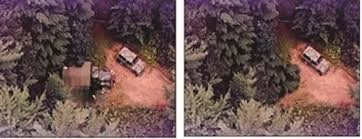
#> input picture img1.jpg, 362 x 139 px
$ python -i detector.py   (imports and definitions only)
#> lines starting #> are read from the running program, lines starting #| are printed output that depends on the picture

import cv2
import imutils
import numpy as np
import matplotlib.pyplot as plt
from scipy.cluster import hierarchy
from scipy.spatial.distance import pdist
from collections import Counter


def readImage(image_name):

    return cv2.imread(image_name)


def showImage(image):

    image = imutils.resize(image, width=600)
    cv2.imshow('image', image)
    cv2.waitKey(0)
    cv2.destroyAllWindows()


def featureExtraction(image):

    gray_img = cv2.cvtColor(image, cv2.COLOR_BGR2GRAY)
    sift = cv2.xfeatures2d.SIFT_create()
    kp, desc = sift.detectAndCompute(gray_img, None)
    return kp, desc


def featureMatching(keypoints, descriptors):

    #cv2.NORM_L2 is used since we are using the SIFT algorithm
    norm = cv2.NORM_L2
    #number of closest match we want to find for each descriptor
    k = 10

    #uses a brute force matcher(compare each descriptor of desc1, with each descriptor of desc2...)
    bf_matcher = cv2.BFMatcher(norm)
    #finds 10 closest matches for each desc in desc1 with desc in desc2
    matches = bf_matcher.knnMatch(descriptors, descriptors, k)

    #apply ratio test to get good matches (2nn test)
    ratio = 0.5
    good_matches_1 = []
    good_matches_2 = []

    for match in matches:
        k = 1   #ignore the first element in the matches array (distance to itself is always 0)

        while match[k].distance < ratio * match[k + 1].distance:  #d_i/d_(i+1) < T (ratio)
            k += 1

        for i in range(1, k):
            #just to ensure points are spatially separated
            if pdist(np.array([keypoints[match[i].queryIdx].pt, keypoints[match[i].trainIdx].pt]), "euclidean") > 10:
                good_matches_1.append(keypoints[match[i].queryIdx])
                good_matches_2.append(keypoints[match[i].trainIdx])

    points_1 = [match.pt for match in good_matches_1]
    points_2 = [match.pt for match in good_matches_2]

    if len(points_1) > 0:
        points = np.hstack((points_1, points_2))    #column bind
        unique_points = np.unique(points, axis=0)   #remove any duplicated points
        return np.float32(unique_points[:, 0:2]), np.float32(unique_points[:, 2:4])
    else:
        return None, None


def hierarchicalClustering(points_1, points_2, metric, threshold):

    points = np.vstack((points_1, points_2))        #vertically stack both sets of points (row bind)
    dist_matrix = pdist(points, metric='euclidean') #obtain condensed distance matrix (needed in linkage function)
    Z = hierarchy.linkage(dist_matrix, metric)

    #perform agglomerative hierarchical clustering
    cluster = hierarchy.fcluster(Z, t=threshold, criterion='inconsistent', depth=4)
    #filter outliers
    cluster, points = filterOutliers(cluster, points)

    n = int(np.shape(points)[0]/2)
    return cluster, points[:n], points[n:]


def filterOutliers(cluster, points):

    cluster_count = Counter(cluster)
    to_remove = []  # find clusters that does not have more than 3 points (remove them)
    for key in cluster_count:
        if cluster_count[key] <= 3:
            to_remove.append(key)

    indices = np.array([])   # find indices of points that corresponds to the cluster that needs to be removed

    for i in range(len(to_remove)):
        indices = np.concatenate([indices, np.where(cluster == to_remove[i])], axis=None)

    indices = indices.astype(int)
    indices = sorted(indices, reverse=True)

    for i in range(len(indices)):   # remove points that belong to each unwanted cluster
        points = np.delete(points, indices[i], axis=0)

    for i in range(len(to_remove)):  # remove unwanted clusters
        cluster = cluster[cluster != to_remove[i]]

    return cluster, points


def plotImage(img, p1, p2, C):

    plt.imshow(img)
    plt.axis('off')

    colors = C[:np.shape(p1)[0]]
    plt.scatter(p1[:, 0], p1[:, 1], c=colors, s=20)

    for coord1, coord2 in zip(p1, p2):
        x1 = coord1[0]
        y1 = coord1[1]

        x2 = coord2[0]
        y2 = coord2[1]

        plt.plot([x1, x2], [y1, y2], 'c', linestyle="-")

    plt.savefig("results.png", bbox_inches='tight', pad_inches=0)
    plt.clf()


def detectCopyMove(image):

    kp, desc = featureExtraction(image)
    p1, p2 = featureMatching(kp, desc)
    # showImage(image)x

    if p1 is None:
        # print("No tampering was found")
        return False

    clusters, p1, p2 = hierarchicalClustering(p1, p2, 'ward', 2.2)

    if len(clusters) == 0 or len(p1) == 0 or len(p2) == 0:
        # print("No tampering was found")
        return False

    image = cv2.cvtColor(image, cv2.COLOR_BGR2RGB)
    plotImage(image, p1, p2, clusters)
    return True

>>> import cv2
>>> picture = cv2.imread('img1.jpg')
#> picture is the input picture: shape (139, 362, 3); mean B, G, R 83.7, 84.3, 109.2
>>> result = detectCopyMove(picture)
#> in featureExtraction, `gray_img = cv2.cvtColor(image, cv2.COLOR_BGR2GRAY)`:
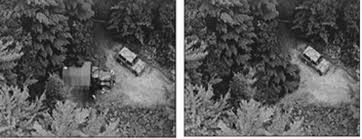
#> gray_img: shape (139, 362); min 5, max 255, mean 91.7
#> in featureExtraction, `kp, desc = sift.detectAndCompute(gray_img, None)`: kp = 878 keypoints; strongest (x, y, size): (65, 68, 1.8), (102, 83, 1.9), (185, 87, 1.8), (175, 136, 1.9)
#> in featureMatching, `matches = bf_matcher.knnMatch(descriptors, descriptors, k)`: matches = 878 matches
#> after the loop in featureMatching, `for match in matches:`: good_matches_1 = 170 keypoints; strongest (x, y, size): (11, 92, 3.1), (195, 92, 3.3), (131, 60, 2.5), (315, 60, 2.5); good_matches_2 has the same summary as good_matches_1
#> in featureMatching, `points_1 = [match.pt for match in good_matches_1]`: points_1 = 170 pairs, first value 10.88 to 355.9, second value 5.6 to 131
#> in featureMatching, `points_2 = [match.pt for match in good_matches_2]`: points_2 = 170 pairs, first value 10.88 to 355.9, second value 5.6 to 131.6
#> in featureMatching, `points = np.hstack((points_1, points_2))`: points = 170 rows, first 6: [10.88, 92.38, 195.5, 91.59], [15.09, 8.94, 200.1, 9.11], [15.93, 90.03, 200.7, 88.94], [18.81, 46.67, 203.5, 45.79], [19.1, 40.14, 203.7, 39.28], [19.42, 60.66, 204.1, 60.06]
#> in featureMatching, `unique_points = np.unique(points, axis=0)`: unique_points = 150 rows, first 6: [10.88, 92.38, 195.5, 91.59], [15.09, 8.94, 200.1, 9.11], [15.93, 90.03, 200.7, 88.94], [18.81, 46.67, 203.5, 45.79], [19.1, 40.14, 203.7, 39.28], [19.42, 60.66, 204.1, 60.06]
#> in detectCopyMove, `p1, p2 = featureMatching(kp, desc)`: p1 = 150 pairs, first value 10.88 to 355.9, second value 5.6 to 131; p2 = 150 pairs, first value 10.88 to 355.9, second value 5.6 to 131.6
#> in hierarchicalClustering, `points = np.vstack((points_1, points_2))`: points = 300 pairs, first value 10.88 to 355.9, second value 5.6 to 131.6
#> in hierarchicalClustering, `Z = hierarchy.linkage(dist_matrix, metric)`: Z = 299 rows, first 6: [0, 222, 0, 2], [1, 224, 0, 2], [2, 225, 0, 2], [3, 226, 0, 2], [4, 227, 0, 2], [5, 228, 0, 2]
#> in hierarchicalClustering, `cluster = hierarchy.fcluster(Z, t=threshold, criterion='inconsistent',..`: cluster = 300 values, max 43 at index 110, min 1 at index 51, mean 22.07
#> in filterOutliers, `cluster_count = Counter(cluster)`: cluster_count = 43 items
#> the loop in filterOutliers, `for key in cluster_count:` made 43 passes
#> key on passes 1 to 12: 16, 11, 9, 22, 18, 8, 17, 12, 10, 19, 20, 21
#> after the loop in filterOutliers, `for key in cluster_count:`: to_remove = [11, 40]
#> the loop in filterOutliers, `for i in range(len(to_remove)):` made 2 passes
#> indices on passes 1 to 2: [1, 224], [1, 224, 74, 151]
#> in filterOutliers, `indices = sorted(indices, reverse=True)`: indices = [224, 151, 74, 1]
#> the loop in filterOutliers, `for i in range(len(indices)):` made 4 passes
#> after the loop in filterOutliers, `for i in range(len(indices)):`: points = 296 pairs, first value 10.88 to 355.9, second value 5.6 to 131.6
#> the loop in filterOutliers, `for i in range(len(to_remove)):` made 2 passes
#> after the loop in filterOutliers, `for i in range(len(to_remove)):`: cluster = 296 values, max 43 at index 108, min 1 at index 50, mean 22.03
#> in detectCopyMove, `clusters, p1, p2 = hierarchicalClustering(p1, p2, 'ward', 2.2)`: clusters has the same summary as cluster in filterOutliers; p1 = 148 pairs, first value 10.88 to 355.9, second value 5.6 to 131; p2 = 148 pairs, first value 10.88 to 355.9, second value 5.6 to 131.6
#> in plotImage, `colors = C[:np.shape(p1)[0]]`: colors = 148 values, max 43 at index 108, min 1 at index 50, mean 22.21
#> the loop in plotImage, `for coord1, coord2 in zip(p1, p2):` made 148 passes
#> (x1, y1, x2, y2) on passes 1 to 12: (10.88, 92.38, 195.5, 91.59), (15.93, 90.03, 200.7, 88.94), (18.81, 46.67, 203.5, 45.79), (19.1, 40.14, 203.7, 39.28), (19.42, 60.66, 204.1, 60.06), (24.91, 123.7, 209.6, 122.4), (25.21, 48.51, 209.8, 47.67), (25.41, 93.59, 209.8, 92.81), (27.47, 94.17, 212, 93.64), (27.74, 39.32, 212.3, 38.21), (29.29, 131, 213.7, 129.6), (29.69, 120.9, 214.4, 119.4)
#> in plotImage, `plt.savefig("results.png", bbox_inches='tight', pad_inches=0)`:
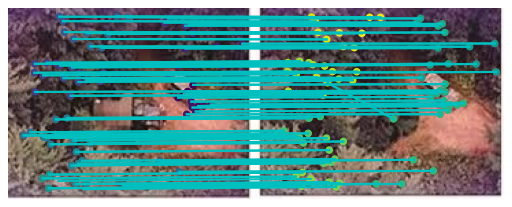
#> figure drawn by matplotlib, 1 panel
#> result = True

$ run again, on img22.jpg
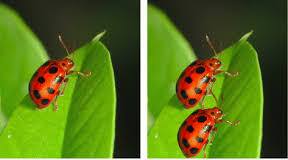
#> input picture img22.jpg, 288 x 160 px
#> picture is the input picture: shape (160, 288, 3); mean B, G, R 27.5, 111.2, 87
#> in featureExtraction, `gray_img = cv2.cvtColor(image, cv2.COLOR_BGR2GRAY)`:
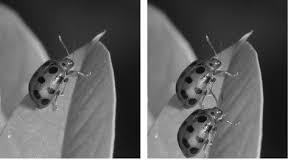
#> gray_img: shape (160, 288); min 0, max 255, mean 94.4
#> in featureExtraction, `kp, desc = sift.detectAndCompute(gray_img, None)`: kp = 180 keypoints; strongest (x, y, size): (261, 157, 2), (114, 156, 2.6), (247, 35, 2.9), (194, 151, 5.9)
#> matches = 180 matches
#> after the loop in featureMatching, `for match in matches:`: good_matches_1 = 44 keypoints; strongest (x, y, size): (261, 157, 2), (114, 156, 2.6), (191, 57, 6.6), (61, 78, 2.6); good_matches_2 has the same summary as good_matches_1
#> points_1 = 44 pairs, first value 24.29 to 261.3, second value 39.17 to 157
#> points_2 has the same summary as points_1
#> in featureMatching, `points = np.hstack((points_1, points_2))`: points = 44 rows, first 6: [24.29, 102.8, 172, 102.8], [38.6, 78.28, 185.9, 78.25], [43.6, 57.35, 190.9, 57.46], [44.95, 76.18, 192.1, 75.87], [46.12, 63.62, 193.8, 63.24], [51.14, 67.75, 198.3, 67.64]
#> unique_points has the same summary as points
#> in detectCopyMove, `p1, p2 = featureMatching(kp, desc)`: p1 has the same summary as points_1 in featureMatching; p2 has the same summary as points_1 in featureMatching
#> in hierarchicalClustering, `points = np.vstack((points_1, points_2))`: points = 88 pairs, first value 24.29 to 261.3, second value 39.17 to 157
#> dist_matrix = 3828 values, max 243.1 at index 42, min 0 at index 63, mean 98.85
#> Z = 87 rows, first 6: [0, 64, 0, 2], [1, 65, 0, 2], [2, 66, 0, 2], [3, 67, 0, 2], [4, 68, 0, 2], [5, 69, 0, 2]
#> in hierarchicalClustering, `cluster = hierarchy.fcluster(Z, t=threshold, criterion='inconsistent',..`: cluster = 88 values, max 13 at index 1, min 1 at index 40, mean 7.67
#> cluster_count = 13 items
#> the loop in filterOutliers, `for key in cluster_count:` made 13 passes
#> key on passes 1, 2, 3, 4, 5, 6, 8, 9: 12, 13, 10, 11, 9, 8, 2, 3
#> after the loop in filterOutliers, `for key in cluster_count:`: to_remove = [12, 9, 1]
#> the loop in filterOutliers, `for i in range(len(to_remove)):` made 3 passes
#> indices on passes 1 to 3: [0, 64], [0, 64, 17, 84, 85], [0, 64, 17, 84, 85, 40, 41, 61]
#> in filterOutliers, `indices = sorted(indices, reverse=True)`: indices = [85, 84, 64, 61, 41, 40, 17, 0]
#> the loop in filterOutliers, `for i in range(len(indices)):` made 8 passes
#> after the loop in filterOutliers, `for i in range(len(indices)):`: points = 80 pairs, first value 38.6 to 261.3, second value 57.14 to 157
#> the loop in filterOutliers, `for i in range(len(to_remove)):` made 3 passes
#> after the loop in filterOutliers, `for i in range(len(to_remove)):`: cluster = 80 values, max 13 at index 0, min 2 at index 19, mean 7.76
#> in detectCopyMove, `clusters, p1, p2 = hierarchicalClustering(p1, p2, 'ward', 2.2)`: clusters has the same summary as cluster in filterOutliers; p1 = 40 pairs, first value 38.6 to 261.3, second value 57.14 to 157; p2 has the same summary as p1
#> colors = 40 values, max 13 at index 0, min 2 at index 19, mean 7.78
#> the loop in plotImage, `for coord1, coord2 in zip(p1, p2):` made 40 passes
#> (x1, y1, x2, y2) on passes 1 to 8: (38.6, 78.28, 172, 102.8), (43.6, 57.35, 185.9, 78.25), (44.95, 76.18, 190.9, 57.46), (46.12, 63.62, 192.1, 75.87), (51.14, 67.75, 193.8, 63.24), (52.7, 81.88, 198.3, 67.64), (53.26, 70.26, 199.9, 81.74), (53.49, 75.55, 200.3, 70.31)
#> in plotImage, `plt.savefig("results.png", bbox_inches='tight', pad_inches=0)`:
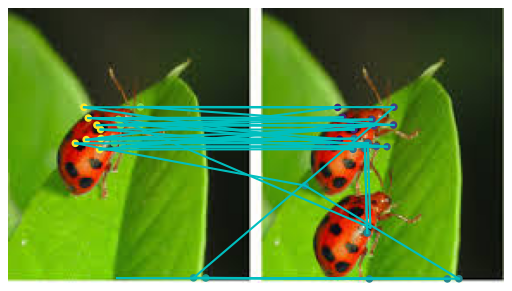
#> figure drawn by matplotlib, 1 panel
#> result = True

$ run again, on img24.jpg
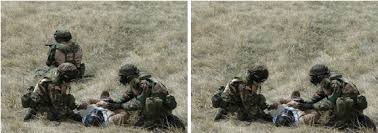
#> input picture img24.jpg, 378 x 133 px
#> picture is the input picture: shape (133, 378, 3); mean B, G, R 110.6, 126.8, 129.3
#> in featureExtraction, `gray_img = cv2.cvtColor(image, cv2.COLOR_BGR2GRAY)`:
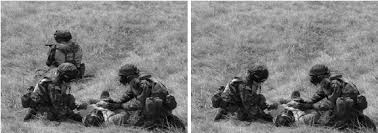
#> gray_img: shape (133, 378); min 0, max 255, mean 125.7
#> in featureExtraction, `kp, desc = sift.detectAndCompute(gray_img, None)`: kp = 526 keypoints; strongest (x, y, size): (291, 108, 2.2), (100, 108, 2), (266, 111, 2.9), (222, 88, 2.8)
#> matches = 526 matches
#> after the loop in featureMatching, `for match in matches:`: good_matches_1 = 137 keypoints; strongest (x, y, size): (291, 108, 2.2), (100, 108, 2), (266, 111, 2.9), (222, 88, 2.8); good_matches_2 has the same summary as good_matches_1
#> points_1 = 137 pairs, first value 26.71 to 363.4, second value 3.31 to 129
#> points_2 = 137 pairs, first value 12.96 to 363.4, second value 3.31 to 129
#> in featureMatching, `points = np.hstack((points_1, points_2))`: points = 137 rows, first 6: [26.71, 110.3, 216.9, 110.3], [27.98, 117.8, 218.4, 117.8], [31.91, 87.82, 222.5, 87.76], [38.58, 121.9, 229, 121.9], [43.43, 88.32, 233.4, 87.85], [46.11, 87.57, 236.6, 87.37]
#> unique_points = 121 rows, first 6: [26.71, 110.3, 216.9, 110.3], [27.98, 117.8, 218.4, 117.8], [31.91, 87.82, 222.5, 87.76], [38.58, 121.9, 229, 121.9], [43.43, 88.32, 233.4, 87.85], [46.11, 87.57, 236.6, 87.37]
#> in detectCopyMove, `p1, p2 = featureMatching(kp, desc)`: p1 = 121 pairs, first value 26.71 to 363.4, second value 3.31 to 129; p2 = 121 pairs, first value 12.96 to 363.4, second value 3.31 to 129
#> in hierarchicalClustering, `points = np.vstack((points_1, points_2))`: points = 242 pairs, first value 12.96 to 363.4, second value 3.31 to 129
#> Z = 241 rows, first 6: [0, 182, 0, 2], [1, 183, 0, 2], [2, 184, 0, 2], [3, 185, 0, 2], [4, 186, 0, 2], [5, 187, 0, 2]
#> in hierarchicalClustering, `cluster = hierarchy.fcluster(Z, t=threshold, criterion='inconsistent',..`: cluster = 242 values, max 39 at index 56, min 1 at index 68, mean 19.93
#> cluster_count = 39 items
#> the loop in filterOutliers, `for key in cluster_count:` made 39 passes
#> key on passes 1 to 8: 22, 24, 20, 23, 21, 30, 33, 27
#> after the loop in filterOutliers, `for key in cluster_count:`: to_remove = [39, 4, 25]
#> the loop in filterOutliers, `for i in range(len(to_remove)):` made 3 passes
#> indices on passes 1 to 3: [56, 60, 238], [56, 60, 238, 70, 159], [56, 60, 238, 70, 159, 181]
#> in filterOutliers, `indices = sorted(indices, reverse=True)`: indices = [238, 181, 159, 70, 60, 56]
#> the loop in filterOutliers, `for i in range(len(indices)):` made 6 passes
#> after the loop in filterOutliers, `for i in range(len(indices)):`: points = 236 pairs, first value 26.71 to 363.4, second value 3.31 to 129
#> the loop in filterOutliers, `for i in range(len(to_remove)):` made 3 passes
#> after the loop in filterOutliers, `for i in range(len(to_remove)):`: cluster = 236 values, max 38 at index 53, min 1 at index 66, mean 19.8
#> in detectCopyMove, `clusters, p1, p2 = hierarchicalClustering(p1, p2, 'ward', 2.2)`: clusters has the same summary as cluster in filterOutliers; p1 = 118 pairs, first value 26.71 to 363.4, second value 3.31 to 129; p2 has the same summary as p1
#> colors = 118 values, max 38 at index 53, min 1 at index 66, mean 19.8
#> the loop in plotImage, `for coord1, coord2 in zip(p1, p2):` made 118 passes
#> in plotImage, `plt.savefig("results.png", bbox_inches='tight', pad_inches=0)`:
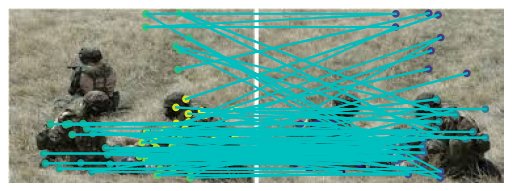
#> figure drawn by matplotlib, 1 panel
#> result = True
